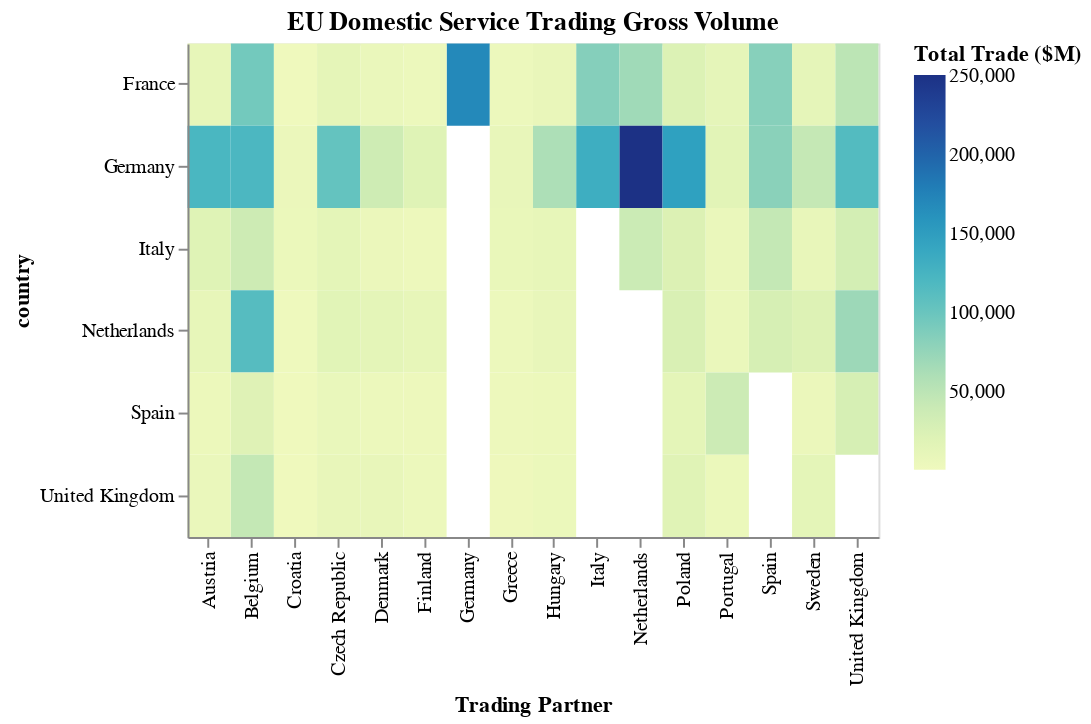

Notebook code cell kept with this figure:
### Code cell
my_altair.get_eu_domestic_trading_chart()

### Figure 1 — Vega-Lite specification as saved in the notebook (floating-point values rounded to 4 significant figures; data arrays with more than 128 entries replaced by an {"elided": "..."} marker saying what was removed)
{"config": {"view": {"continuousWidth": 400, "continuousHeight": 300}}, "data": {"name": "data-f2de6f70fff5deb6c08b199cd08c21f1"}, "mark": {"type": "rect", "color": "green"}, "encoding": {"color": {"field": "Total Trade ($M)", "type": "quantitative"}, "tooltip": {"field": "Total Trade ($M)", "format": "$,.0f", "type": "quantitative"}, "x": {"field": "Trading Partner", "type": "nominal"}, "y": {"field": "country", "type": "nominal"}}, "height": 250, "resolve": {"scale": {"y": "independent"}}, "selection": {"Year": {"type": "single", "bind": {"input": "range", "max": 2020, "min": 2014, "step": 1}, "fields": ["year"], "init": {"year": 2020}}}, "title": "EU Domestic Service Trading Gross Volume", "transform": [{"filter": {"selection": "Year"}}], "width": 350, "$schema": "https://vega.github.io/schema/vega-lite/v4.17.0.json", "datasets": {"data-f2de6f70fff5deb6c08b199cd08c21f1": {"elided": "567 records"}}}
